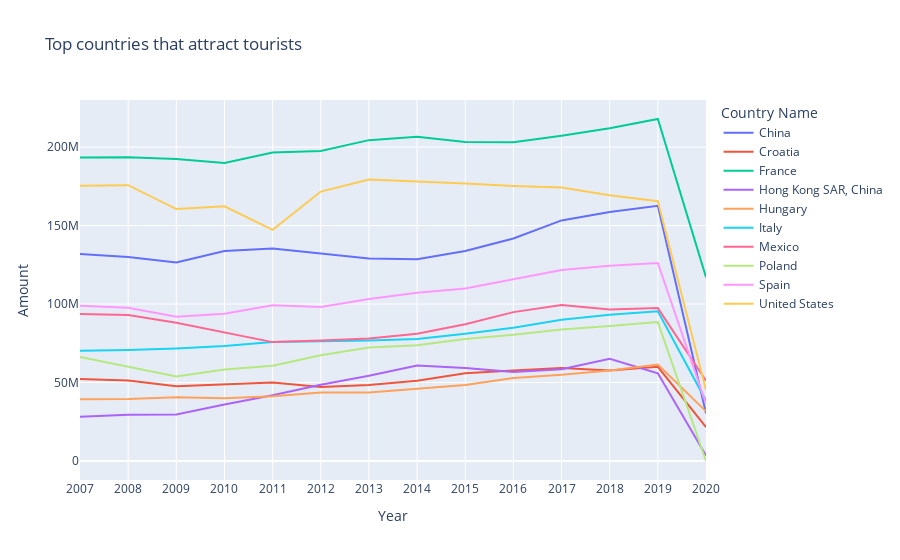

The notebook cell saved with this chart:
### Code cell
#make the line plot for top countries
inbound_top = px.line(top_inbound_data, 
                      x="Year", 
                      y="Amount", 
                      color="Country Name", 
                      line_group="Country Name",  
                      line_shape="linear", 
                      title="Top countries that attract tourists")
inbound_top

### Figure 1 — Plotly figure (JSON) as saved in the notebook; plotly's stock layout.template omitted (floating-point values rounded to 4 significant figures)
{"data": [{"hovertemplate": "Country Name=China<br>Year=%{x}<br>Amount=%{y}<extra></extra>", "legendgroup": "China", "line": {"color": "#636efa", "dash": "solid", "shape": "linear"}, "marker": {"symbol": "circle"}, "mode": "lines", "name": "China", "orientation": "v", "showlegend": true, "type": "scatter", "x": ["2007", "2008", "2009", "2010", "2011", "2012", "2013", "2014", "2015", "2016", "2017", "2018", "2019", "2020"], "xaxis": "x", "y": [131873000, 130027000, 126476000, 133762000, 135423000, 132405000, 129078000, 128499000, 133820000, 141774000, 153260000, 158606000, 162538000, 30402000], "yaxis": "y"}, {"hovertemplate": "Country Name=Croatia<br>Year=%{x}<br>Amount=%{y}<extra></extra>", "legendgroup": "Croatia", "line": {"color": "#EF553B", "dash": "solid", "shape": "linear"}, "marker": {"symbol": "circle"}, "mode": "lines", "name": "Croatia", "orientation": "v", "showlegend": true, "type": "scatter", "x": ["2007", "2008", "2009", "2010", "2011", "2012", "2013", "2014", "2015", "2016", "2017", "2018", "2019", "2020"], "xaxis": "x", "y": [52271000, 51336000, 47573000, 49006000, 49969000, 47185000, 48345000, 51168000, 55858000, 57587000, 59238000, 57668000, 60021000, 21608000], "yaxis": "y"}, {"hovertemplate": "Country Name=France<br>Year=%{x}<br>Amount=%{y}<extra></extra>", "legendgroup": "France", "line": {"color": "#00cc96", "dash": "solid", "shape": "linear"}, "marker": {"symbol": "circle"}, "mode": "lines", "name": "France", "orientation": "v", "showlegend": true, "type": "scatter", "x": ["2007", "2008", "2009", "2010", "2011", "2012", "2013", "2014", "2015", "2016", "2017", "2018", "2019", "2020"], "xaxis": "x", "y": [193319000, 193571000, 192369000, 189826000, 196595000, 197522000, 204410000, 206599000, 203302000, 203042000, 207274000, 211998000, 217877000, 117109000], "yaxis": "y"}, {"hovertemplate": "Country Name=Hong Kong SAR, China<br>Year=%{x}<br>Amount=%{y}<extra></extra>", "legendgroup": "Hong Kong SAR, China", "line": {"color": "#ab63fa", "dash": "solid", "shape": "linear"}, "marker": {"symbol": "circle"}, "mode": "lines", "name": "Hong Kong SAR, China", "orientation": "v", "showlegend": true, "type": "scatter", "x": ["2007", "2008", "2009", "2010", "2011", "2012", "2013", "2014", "2015", "2016", "2017", "2018", "2019", "2020"], "xaxis": "x", "y": [28169000, 29507000, 29591000, 36030000, 41921000, 48615000, 54299000, 60839000, 59308000, 56655000, 58472000, 65148000, 55913000, 3569000], "yaxis": "y"}, {"hovertemplate": "Country Name=Hungary<br>Year=%{x}<br>Amount=%{y}<extra></extra>", "legendgroup": "Hungary", "line": {"color": "#FFA15A", "dash": "solid", "shape": "linear"}, "marker": {"symbol": "circle"}, "mode": "lines", "name": "Hungary", "orientation": "v", "showlegend": true, "type": "scatter", "x": ["2007", "2008", "2009", "2010", "2011", "2012", "2013", "2014", "2015", "2016", "2017", "2018", "2019", "2020"], "xaxis": "x", "y": [39379000, 39554000, 40624000, 39904000, 41304000, 43565000, 43611000, 45984000, 48345000, 52890000, 54962000, 57667000, 61397000, 31641000], "yaxis": "y"}, {"hovertemplate": "Country Name=Italy<br>Year=%{x}<br>Amount=%{y}<extra></extra>", "legendgroup": "Italy", "line": {"color": "#19d3f3", "dash": "solid", "shape": "linear"}, "marker": {"symbol": "circle"}, "mode": "lines", "name": "Italy", "orientation": "v", "showlegend": true, "type": "scatter", "x": ["2007", "2008", "2009", "2010", "2011", "2012", "2013", "2014", "2015", "2016", "2017", "2018", "2019", "2020"], "xaxis": "x", "y": [70271000, 70719000, 71692000, 73225000, 75866000, 76293000, 76762000, 77694000, 81068000, 84925000, 89931000, 93230000.0, 95399000, 38419000], "yaxis": "y"}, {"hovertemplate": "Country Name=Mexico<br>Year=%{x}<br>Amount=%{y}<extra></extra>", "legendgroup": "Mexico", "line": {"color": "#FF6692", "dash": "solid", "shape": "linear"}, "marker": {"symbol": "circle"}, "mode": "lines", "name": "Mexico", "orientation": "v", "showlegend": true, "type": "scatter", "x": ["2007", "2008", "2009", "2010", "2011", "2012", "2013", "2014", "2015", "2016", "2017", "2018", "2019", "2020"], "xaxis": "x", "y": [93582000, 92948000, 88044000, 81953000, 75732000, 76749000, 78100000, 81042000, 87129000, 94853000, 99349000, 96497000, 97406000, 51128000], "yaxis": "y"}, {"hovertemplate": "Country Name=Poland<br>Year=%{x}<br>Amount=%{y}<extra></extra>", "legendgroup": "Poland", "line": {"color": "#B6E880", "dash": "solid", "shape": "linear"}, "marker": {"symbol": "circle"}, "mode": "lines", "name": "Poland", "orientation": "v", "showlegend": true, "type": "scatter", "x": ["2007", "2008", "2009", "2010", "2011", "2012", "2013", "2014", "2015", "2016", "2017", "2018", "2019", "2020"], "xaxis": "x", "y": [66208000, 59935000, 53840000, 58340000, 60745000, 67390000, 72310000, 73750000, 77743000, 80476000, 83804000, 85946000, 88515000, 0], "yaxis": "y"}, {"hovertemplate": "Country Name=Spain<br>Year=%{x}<br>Amount=%{y}<extra></extra>", "legendgroup": "Spain", "line": {"color": "#FF97FF", "dash": "solid", "shape": "linear"}, "marker": {"symbol": "circle"}, "mode": "lines", "name": "Spain", "orientation": "v", "showlegend": true, "type": "scatter", "x": ["2007", "2008", "2009", "2010", "2011", "2012", "2013", "2014", "2015", "2016", "2017", "2018", "2019", "2020"], "xaxis": "x", "y": [98907000, 97670000, 91899000, 93744000, 99187000, 98128000, 103231000, 107144000, 109834000, 115561000, 121717000, 124456000, 126170000, 36410000], "yaxis": "y"}, {"hovertemplate": "Country Name=United States<br>Year=%{x}<br>Amount=%{y}<extra></extra>", "legendgroup": "United States", "line": {"color": "#FECB52", "dash": "solid", "shape": "linear"}, "marker": {"symbol": "circle"}, "mode": "lines", "name": "United States", "orientation": "v", "showlegend": true, "type": "scatter", "x": ["2007", "2008", "2009", "2010", "2011", "2012", "2013", "2014", "2015", "2016", "2017", "2018", "2019", "2020"], "xaxis": "x", "y": [175299000, 175703000, 160508000, 162275000, 147300000.0, 171600000.0, 179300000.0, 178300000.0, 176900000.0, 175300000.0, 174291750, 169300000.0, 165478000, 45037000], "yaxis": "y"}], "layout": {"legend": {"title": {"text": "Country Name"}, "tracegroupgap": 0}, "title": {"text": "Top countries that attract tourists"}, "xaxis": {"anchor": "y", "domain": [0, 1], "title": {"text": "Year"}}, "yaxis": {"anchor": "x", "domain": [0, 1], "title": {"text": "Amount"}}}}
